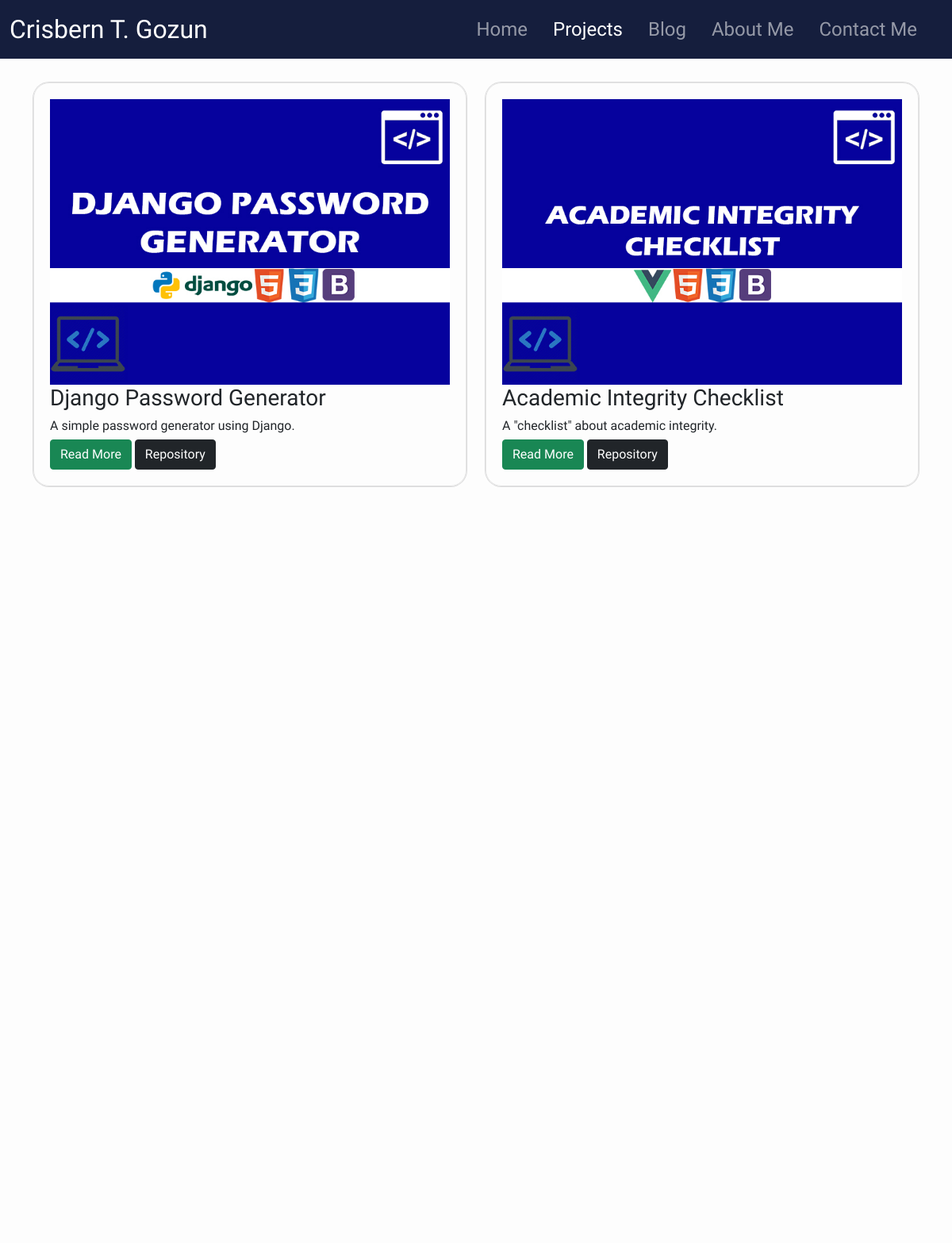
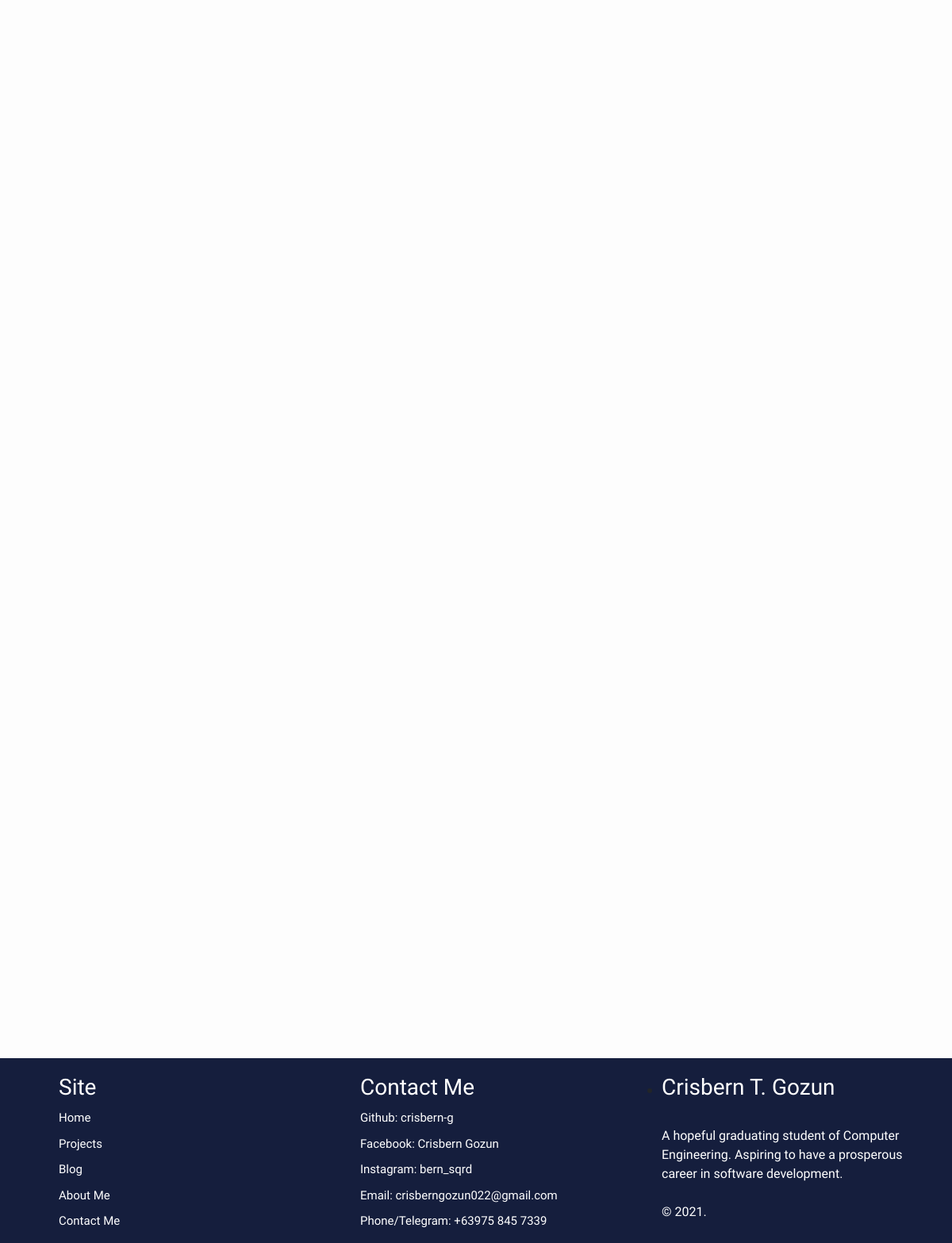
The app's page /project/ with its own data (2 pictures, top to bottom).
### Project/models.py (models this page shows, shortened)
class ProjectModel(models.Model):
    project_name = models.CharField(max_length=100)
    project_repository = models.URLField(blank=True, null=True)
    project_link = models.URLField(blank=True, null=True)
    project_brief = models.CharField(null=True, blank=True, max_length=100)
    project_description = models.TextField()
    project_demonstration = models.TextField(blank=True, null=True)
    project_screencapture = models.ImageField(blank=True, null=True, upload_to='project_screen_capture')
    project_thumbnail = models.ImageField(upload_to='project_thumbnail')
    project_tech = models.ManyToManyField(TechModel)
    slug = models.SlugField()

### Project/views.py (the view)
# urls.py: path('', views.AllProjectsView.as_view(), name='all_projects'),
class AllProjectsView(ListView):
    template_name = 'Project/all_projects.html'
    model = ProjectModel
    context_object_name = 'projects'

### Project/templates/Project/all_projects.html (shortened to what this page needs)
{% extends 'base.html' %}
{% load static %}
{% block css_file %}
    <link rel="stylesheet" href="{% static 'Project/all_projects.css' %}">
{% endblock css_file %}
{% block navbar %}
      {% include 'includes/navbar.html' with page='project' %}
{% endblock navbar %}
{% block content %}
    <section>
        <div class="container">
            <div class="row row-cols-lg-2 row-cols-sm-1 g-4">
                {% for project in projects %}
                    <div class="col-auto">
                        <div class="project-entry fade-in">
                            <img class="img-fluid" src="{{ project.project_thumbnail.url }}" alt="">
                            <h3>{{ project.project_name }}</h1>
                            <h6>{{ project.project_brief }}</h6>
                            <span>
                                <a class="btn btn-success" href="{% url 'project_detail' project.slug %}">Read More</a>
                                <a class="btn btn-dark" href="{{ project.project_repository }}" target="_blank">Repository</a>
                            </span>
                        </div>
                    </div>
                {% endfor %}
            </div>
        </div>
    </section>
{% endblock content %}

### Project/static/Project/all_projects.css (style rules this page uses)
body { background-color: black !important; }
section { margin-top: 30px; font-family: 'Ubuntu', sans-serif; }
.project-entry { position: relative; border-radius: 20px; margin-bottom: 20px; margin-right: 0px; padding-bottom: 20px; padding-top: 20px; padding-left: 20px; padding-right: 20px; border: 1px solid rgb(230, 230, 230); box-shadow: rgba(0, 0, 0, 0.02) 0px 1px 3px 0px, rgba(27, 31, 35, 0.15) 0px 0px 0px 1px; transition-property: transform, box-shadow; transition: 100ms ease-in; cursor: pointer; }

### static/main.css (style rules this page uses)
html { scroll-behavior: smooth; }
body { background-color: rgb(253, 253, 253) !important; overflow-x: hidden; }

### static/scroll-animations.css (style rules this page uses)
.fade-in { opacity: 0; transition-property: opacity; transition: 500ms ease-in; }
.fade-in.appear { opacity: 1; }

### records on screen
ProjectModel: project_thumbnail (picture), project_name "Django Password Generator", project_brief "A simple password generator using Django."
ProjectModel: project_thumbnail (picture), project_name "Academic Integrity Checklist", project_brief "A \"checklist\" about academic integrity."
